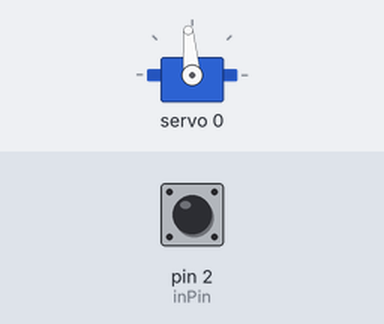
Bench run of a sketch on a simulated Arduino Uno, built with avr-gcc and run on an emulated ATmega328P. On the bench: servo. The test bench sets the inputs (shaded band); at power-on: pin 2 (inPin) HIGH.

Above: at 1.2 s.
1.3 s: pin 2 (inPin) pulled LOW for 0.15 s
At 1.9 s:
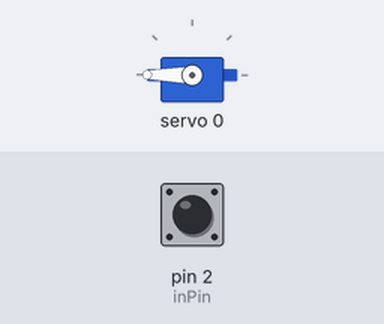
2.9 s: pin 2 (inPin) pulled LOW for 1 s
At 4.4 s:
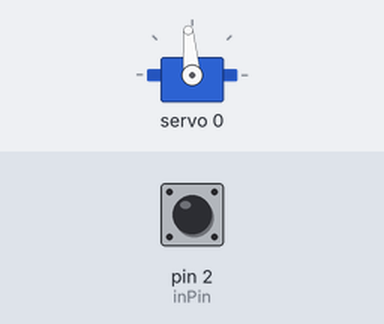
5.4 s: pin 2 (inPin) pulled LOW for 3.2 s
At 9.1 s:
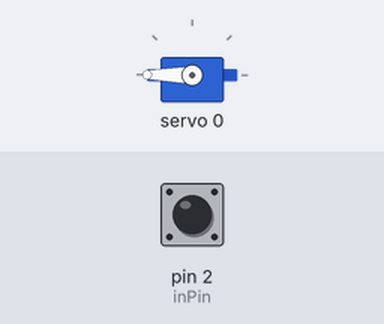
Timing chart, 0 to 10.6 s (numbered marks = the images above; inputs shaded):
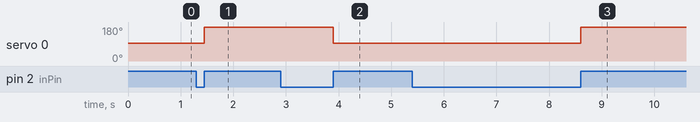

Measured:
- after the input at 1.3 s, servo 0: 95° → 180° after 0.15 s
- after the input at 2.9 s, servo 0: 180° → 95° after 1.0 s
- after the input at 5.4 s, servo 0: 95° → 180° after 3.2 s

The sketch:

toggle_scambio.ino
```cpp
//#include <IRremoteInt.h>
//#include <IRremoteTools.h>
//#include <IRremote.h>
#include <Wire.h>
#include <Adafruit_PWMServoDriver.h>

// const int servoPin = 9; // the digital pin used for the servo

int inPin = 2;          // the number of the input pin. Il bottone è collegato tra il pin di ingresso e la massa

int direzioneP0=375;
int MINP0 = 375;
int MAXP0 = 600;        // the current state of the output pin
int reading;            // the current reading from the input pin
int previous = HIGH;    // the previous reading from the input pin

                        // the follow variables are long's because the time, measured in miliseconds,
                        // will quickly become a bigger number than can be stored in an int.
long time = 0;          // the last time the output pin was toggled
long debounce = 200;    // the debounce time, increase if the output flickers
Adafruit_PWMServoDriver pwm = Adafruit_PWMServoDriver();

void setup()
{
  pwm.begin();
  pwm.setPWMFreq(60);  // Analog servos run at ~60 Hz updates

  pinMode(inPin, INPUT_PULLUP);
  pwm.setPWM(0, 0, direzioneP0);


 }

void loop()
{
  reading = digitalRead(inPin);

                        // if the input just went from LOW and HIGH and we've waited long enough
                        // to ignore any noise on the circuit, toggle the output pin and remember
                        // the time
  if (reading == HIGH && previous == LOW && millis() - time > debounce) {
    if (direzioneP0 == MINP0)
      direzioneP0 = MAXP0 ;
    else
      direzioneP0 = MINP0;

    time = millis();
  }

pwm.setPWM(0, 0, direzioneP0);
//pwm.setPWM(0, 0, 0);  // turn off PWM signal to channel 0
//myservo.write(direzione,7,false);
//if (myservo.read() > 90)      //opzionale: led indicazione di stato dello scambio
//   digitalWrite(13, HIGH);
//else
//   digitalWrite(13, LOW);

  previous = reading;
}
```
